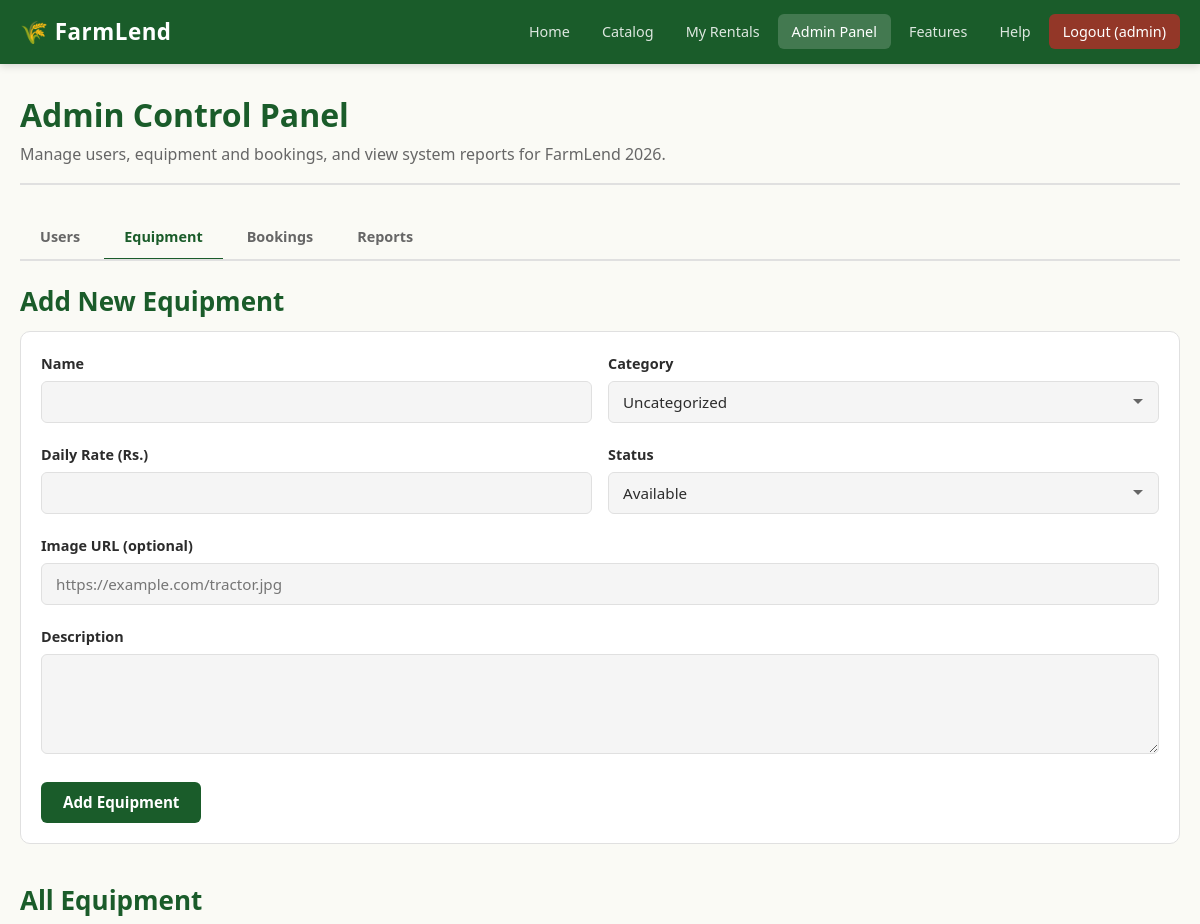
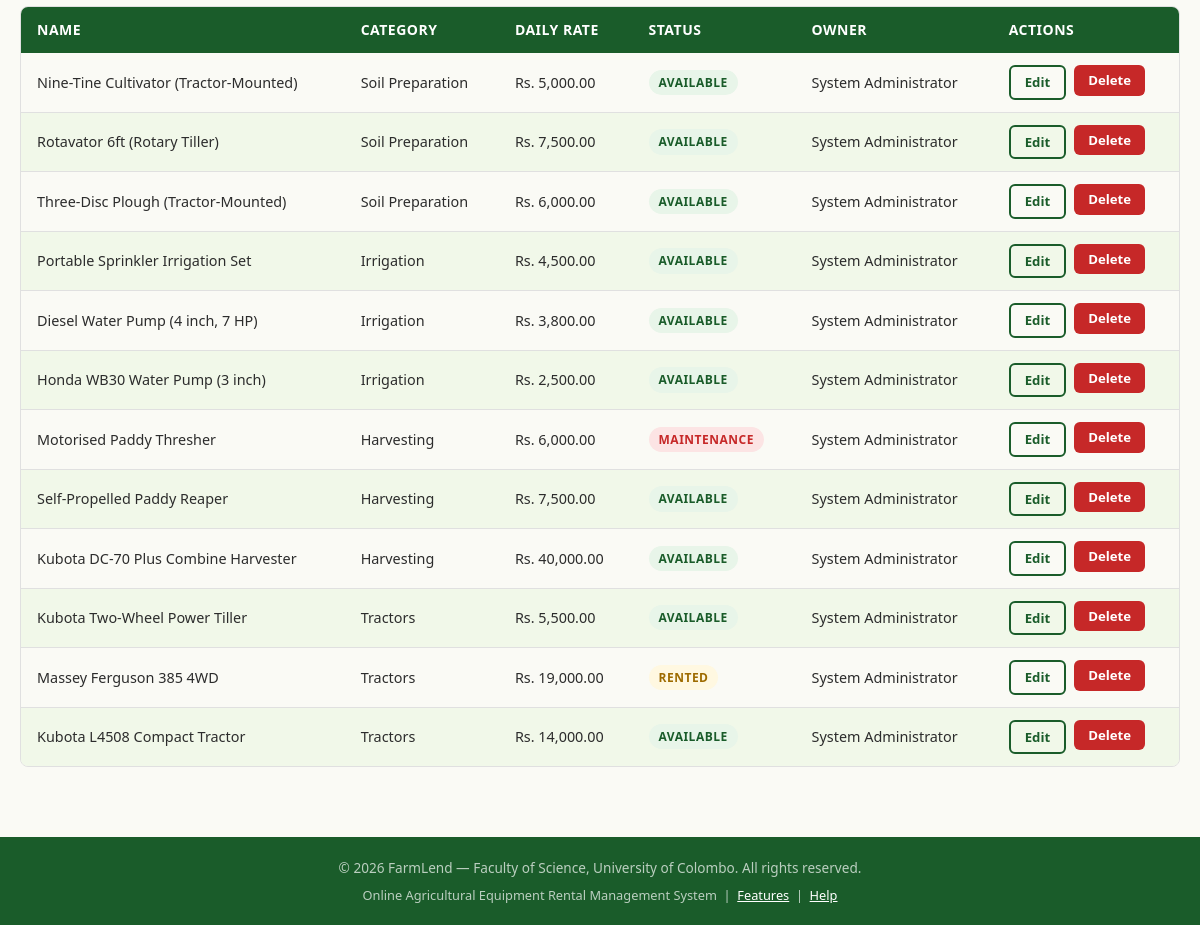
Page /admin.php?tab=equipment (signed in) on the committed database (2 pictures, top to bottom).
### tables this page shows
CREATE TABLE `equipment` (
  `id` int(11) NOT NULL,
  `owner_id` int(11) NOT NULL,
  `category_id` int(11) DEFAULT NULL,
  `name` varchar(150) NOT NULL,
  `description` text NOT NULL,
  `daily_rate` decimal(10,2) NOT NULL,
  `status` enum('available','rented','maintenance') DEFAULT 'available',
  `image_url` varchar(255) DEFAULT '',
  `created_at` timestamp NOT NULL DEFAULT current_timestamp()
);

CREATE TABLE `categories` (
  `id` int(11) NOT NULL,
  `name` varchar(50) NOT NULL,
  `description` text DEFAULT NULL,
  `created_at` timestamp NOT NULL DEFAULT current_timestamp()
);

CREATE TABLE `users` (
  `id` int(11) NOT NULL,
  `username` varchar(50) NOT NULL,
  `full_name` varchar(100) NOT NULL,
  `email` varchar(100) NOT NULL,
  `password_hash` varchar(255) NOT NULL,
  `role` enum('admin','farmer','owner') DEFAULT 'farmer',
  `created_at` timestamp NOT NULL DEFAULT current_timestamp()
);

### admin.php (the view, shortened to what this page needs)
<?php
require_once 'db_connect.php';
$admin_id = (int)$_SESSION['user_id'];
function equipment_status_badge(string $status) {
    $map = [
        'available'   => ['badge-approved',  'Available'],
        'rented'      => ['badge-pending',   'Rented'],
        'maintenance' => ['badge-cancelled', 'Maintenance'],
    ];
    if (isset($map[$status])) {
        return '<span class="badge ' . $map[$status][0] . '">' . $map[$status][1] . '</span>';
    }
    return '<span class="badge">' . htmlspecialchars(ucfirst($status)) . '</span>';
}
$allowed_tabs = ['users', 'equipment', 'bookings', 'reports'];
$tab = (isset($_GET['tab']) && in_array($_GET['tab'], $allowed_tabs, true)) ? $_GET['tab'] : 'users';
$edit_id        = isset($_GET['edit']) ? (int)$_GET['edit'] : 0;
$edit_user      = null;
$edit_equipment = null;
$users_result     = null;
$equipment_result = null;
if ($tab === 'users') {
    if ($edit_id > 0) {
        $stmt = $conn->prepare("SELECT id, username, full_name, email, role FROM users WHERE id = ?");
        $stmt->bind_param("i", $edit_id);
        $stmt->execute();
        $edit_user = $stmt->get_result()->fetch_assoc();
    }
    $users_result = $conn->query(
        "SELECT id, username, full_name, email, role, created_at
         FROM users
         ORDER BY username ASC"
    );
} elseif ($tab === 'equipment') {
    $equipment_result = $conn->query(
        "SELECT e.id, e.name, e.daily_rate, e.status, e.image_url,
                c.name AS category_name,
                u.full_name AS owner_name, u.username AS owner_username
         FROM equipment e
         LEFT JOIN categories c ON e.category_id = c.id
         LEFT JOIN users u ON e.owner_id = u.id
         ORDER BY e.created_at DESC"
    );
}
include 'header.php';
?>
<div class="page-header">
    <h1>Admin Control Panel</h1>
    <p>Manage users, equipment and bookings, and view system reports for FarmLend 2026.</p>
</div>
<nav class="admin-nav">
    <a href="admin.php?tab=users"     class="<?php echo ($tab === 'users')     ? 'active' : ''; ?>">Users</a>
    <a href="admin.php?tab=equipment" class="<?php echo ($tab === 'equipment') ? 'active' : ''; ?>">Equipment</a>
    <a href="admin.php?tab=bookings"  class="<?php echo ($tab === 'bookings')  ? 'active' : ''; ?>">Bookings</a>
    <a href="admin.php?tab=reports"   class="<?php echo ($tab === 'reports')   ? 'active' : ''; ?>">Reports</a>
</nav>
<?php if ($tab === 'users'): ?>
<!-- ============================================================
     USERS TAB
     ============================================================ -->
    <section class="section">
        <h2><?php echo $edit_user ? 'Edit User' : 'Add New User'; ?></h2>
        <div class="card card-static">
            <div class="card-body">
                <form method="POST" action="admin.php">
                    <input type="hidden" name="action" value="<?php echo $edit_user ? 'edit_user' : 'add_user'; ?>">
                    <?php if ($edit_user): ?>
                        <input type="hidden" name="user_id" value="<?php echo (int)$edit_user['id']; ?>">
                    <?php endif; ?>
                    <div class="form-row">
                        <div class="form-group">
                            <label for="u_username">Username</label>
                            <input type="text" class="form-control" id="u_username" name="username" required
                                   value="<?php echo $edit_user ? htmlspecialchars($edit_user['username']) : ''; ?>">
                        </div>
                        <div class="form-group">
                            <label for="u_full_name">Full Name</label>
                            <input type="text" class="form-control" id="u_full_name" name="full_name" required
                                   value="<?php echo $edit_user ? htmlspecialchars($edit_user['full_name']) : ''; ?>">
                        </div>
                    </div>
                    <div class="form-row">
                        <div class="form-group">
                            <label for="u_email">Email</label>
                            <input type="email" class="form-control" id="u_email" name="email" required
                                   value="<?php echo $edit_user ? htmlspecialchars($edit_user['email']) : ''; ?>">
                        </div>
                        <div class="form-group">
                            <label for="u_role">Role</label>
                            <select class="form-control" id="u_role" name="role" required>
                                <?php
                                $roles        = ['farmer' => 'Farmer (ordinary user)', 'owner' => 'Owner', 'admin' => 'Admin'];
                                $current_role = $edit_user ? $edit_user['role'] : 'farmer';
                                foreach ($roles as $value => $label) {
                                    $selected = ($current_role === $value) ? 'selected' : '';
                                    echo '<option value="' . $value . '" ' . $selected . '>' . $label . '</option>';
                                }
                                ?>
                            </select>
                        </div>
                    </div>
                    <div class="form-group">
                        <label for="u_password">
                            <?php echo $edit_user ? 'Reset Password (leave blank to keep the current one)' : 'Password'; ?>
                        </label>
                        <input type="password" class="form-control" id="u_password" name="password"
                               <?php echo $edit_user ? '' : 'required'; ?>
                               placeholder="<?php echo $edit_user ? 'Leave blank to keep the current password' : 'At least 6 characters'; ?>">
                        <p class="form-hint">Passwords are stored as bcrypt hashes, never as plain text.</p>
                    </div>
                    <div class="flex gap-12">
                        <button type="submit" class="btn btn-primary"><?php echo $edit_user ? 'Save Changes' : 'Add User'; ?></button>
                        <?php if ($edit_user): ?>
                            <a href="admin.php?tab=users" class="btn btn-secondary">Cancel</a>
                        <?php endif; ?>
                    </div>
                </form>
            </div>
        </div>
    </section>
    <section class="section">
        <h2>All Users</h2>
        <?php if ($users_result->num_rows === 0): ?>
            <div class="empty-state">
                <div class="empty-state-icon">&#x1F465;</div>
                <h3>No Users Yet</h3>
                <p>Add the first account using the form above.</p>
            </div>
        <?php else: ?>
            <div class="table-wrapper">
                <table class="data-table">
                    <thead>
                        <tr>
                            <th>Username</th>
                            <th>Full Name</th>
                            <th>Email</th>
                            <th>Role</th>
                            <th>Joined</th>
                            <th>Actions</th>
                        </tr>
                    </thead>
                    <tbody>
                    <?php while ($u = $users_result->fetch_assoc()): ?>
                        <tr>
                            <td><?php echo htmlspecialchars($u['username']); ?></td>
                            <td><?php echo htmlspecialchars($u['full_name']); ?></td>
                            <td><?php echo htmlspecialchars($u['email']); ?></td>
                            <td><?php echo role_badge($u['role']); ?></td>
                            <td><?php echo htmlspecialchars(date('Y-m-d', strtotime($u['created_at']))); ?></td>
                            <td>
                                <div class="flex gap-8">
                                    <a href="admin.php?tab=users&edit=<?php echo (int)$u['id']; ?>"
                                       class="btn btn-secondary btn-sm">Edit</a>
                                    <?php if ((int)$u['id'] !== $admin_id): ?>
                                        <form method="POST" action="admin.php"
                                              onsubmit="return confirm('Delete this user? This also removes their equipment and bookings.');">
                                            <input type="hidden" name="action" value="delete_user">
                                            <input type="hidden" name="user_id" value="<?php echo (int)$u['id']; ?>">
                                            <button type="submit" class="btn btn-danger btn-sm">Delete</button>
                                        </form>
                                    <?php else: ?>
                                        <span class="text-muted text-small">You</span>
                                    <?php endif; ?>
                                </div>
                            </td>
                        </tr>
                    <?php endwhile; ?>
                    </tbody>
                </table>
            </div>
        <?php endif; ?>
    </section>
<?php elseif ($tab === 'equipment'): ?>
    <section class="section">
        <h2><?php echo $edit_equipment ? 'Edit Equipment' : 'Add New Equipment'; ?></h2>
        <div class="card card-static">
            <div class="card-body">
                <form method="POST" action="admin.php">
                    <div class="form-row">
                        <div class="form-group">
                            <label for="e_name">Name</label>
                            <input type="text" class="form-control" id="e_name" name="name" required
                                   value="<?php echo $edit_equipment ? htmlspecialchars($edit_equipment['name']) : ''; ?>">
                        </div>
                        <div class="form-group">
                            <label for="e_category">Category</label>
                            <select class="form-control" id="e_category" name="category_id">
                                <option value="">Uncategorized</option>
                            </select>
                        </div>
                    </div>
                    <div class="form-row">
                        <div class="form-group">
                            <label for="e_rate">Daily Rate (Rs.)</label>
                            <input type="number" step="0.01" min="0" class="form-control" id="e_rate" name="daily_rate" required
                                   value="<?php echo $edit_equipment ? htmlspecialchars($edit_equipment['daily_rate']) : ''; ?>">
                        </div>
                        <div class="form-group">
                            <label for="e_status">Status</label>
                            <select class="form-control" id="e_status" name="status" required>
                                <?php
                                $statuses   = ['available' => 'Available', 'rented' => 'Rented', 'maintenance' => 'Maintenance'];
                                $cur_status = $edit_equipment ? $edit_equipment['status'] : 'available';
                                foreach ($statuses as $value => $label) {
                                    $selected = ($cur_status === $value) ? 'selected' : '';
                                    echo '<option value="' . $value . '" ' . $selected . '>' . $label . '</option>';
                                }
                                ?>
                            </select>
                        </div>
                    </div>
                    <div class="form-group">
                        <label for="e_image">Image URL (optional)</label>
                        <input type="text" class="form-control" id="e_image" name="image_url"
                               placeholder="https://example.com/tractor.jpg"
                               value="<?php echo $edit_equipment ? htmlspecialchars($edit_equipment['image_url']) : ''; ?>">
                    </div>
                    <div class="form-group">
                        <label for="e_desc">Description</label>
                        <textarea class="form-control" id="e_desc" name="description" required><?php echo $edit_equipment ? htmlspecialchars($edit_equipment['description']) : ''; ?></textarea>
                    </div>
                    <div class="flex gap-12">
                        <button type="submit" class="btn btn-primary"><?php echo $edit_equipment ? 'Save Changes' : 'Add Equipment'; ?></button>
                    </div>
                </form>
            </div>
        </div>
    </section>
    <section class="section">
        <h2>All Equipment</h2>
        <?php if ($equipment_result->num_rows === 0): ?>
            <div class="empty-state">
                <div class="empty-state-icon">&#x1F69C;</div>
                <h3>No Equipment Yet</h3>
                <p>Add the first machine using the form above.</p>
            </div>
        <?php else: ?>
            <div class="table-wrapper">
                <table class="data-table">
                    <thead>
                        <tr>
                            <th>Name</th>
                            <th>Category</th>
                            <th>Daily Rate</th>
                            <th>Status</th>
                            <th>Owner</th>
                            <th>Actions</th>
                        </tr>
                    </thead>
                    <tbody>
                    <?php while ($e = $equipment_result->fetch_assoc()): ?>
                        <tr>
                            <td><?php echo htmlspecialchars($e['name']); ?></td>
                            <td><?php echo htmlspecialchars($e['category_name'] ?? 'Uncategorized'); ?></td>
                            <td>Rs. <?php echo number_format($e['daily_rate'], 2); ?></td>
                            <td><?php echo equipment_status_badge($e['status']); ?></td>
                            <td><?php echo htmlspecialchars($e['owner_name'] ?? 'Unknown'); ?></td>
                            <td>
                                <div class="flex gap-8">
                                    <a href="admin.php?tab=equipment&edit=<?php echo (int)$e['id']; ?>"
                                       class="btn btn-secondary btn-sm">Edit</a>
                                    <form method="POST" action="admin.php"
                                          onsubmit="return confirm('Delete this equipment? This also removes its bookings.');">
                                        <button type="submit" class="btn btn-danger btn-sm">Delete</button>
                                    </form>
                                </div>
                            </td>
                        </tr>
                    <?php endwhile; ?>
                    </tbody>
                </table>
            </div>
        <?php endif; ?>
    </section>
<?php endif; ?>
<?php
include 'footer.php';
?>

### rows in the picture
equipment: name "Nine-Tine Cultivator (Tractor-Mounted)", category.name "Soil Preparation", daily_rate "5,000.00", status "AVAILABLE", owner.full_name "System Administrator"
equipment: name "Rotavator 6ft (Rotary Tiller)", category.name "Soil Preparation", daily_rate "7,500.00", status "AVAILABLE", owner.full_name "System Administrator"
equipment: name "Three-Disc Plough (Tractor-Mounted)", category.name "Soil Preparation", daily_rate "6,000.00", status "AVAILABLE", owner.full_name "System Administrator"
equipment: name "Portable Sprinkler Irrigation Set", category.name "Irrigation", daily_rate "4,500.00", status "AVAILABLE", owner.full_name "System Administrator"
equipment: name "Diesel Water Pump (4 inch, 7 HP)", category.name "Irrigation", daily_rate "3,800.00", status "AVAILABLE", owner.full_name "System Administrator"
equipment: name "Honda WB30 Water Pump (3 inch)", category.name "Irrigation", daily_rate "2,500.00", status "AVAILABLE", owner.full_name "System Administrator"
equipment: name "Motorised Paddy Thresher", category.name "Harvesting", daily_rate "6,000.00", status "MAINTENANCE", owner.full_name "System Administrator"
equipment: name "Self-Propelled Paddy Reaper", category.name "Harvesting", daily_rate "7,500.00", status "AVAILABLE", owner.full_name "System Administrator"
equipment: name "Kubota DC-70 Plus Combine Harvester", category.name "Harvesting", daily_rate "40,000.00", status "AVAILABLE", owner.full_name "System Administrator"
equipment: name "Kubota Two-Wheel Power Tiller", category.name "Tractors", daily_rate "5,500.00", status "AVAILABLE", owner.full_name "System Administrator"
equipment: name "Massey Ferguson 385 4WD", category.name "Tractors", daily_rate "19,000.00", status "RENTED", owner.full_name "System Administrator"
equipment: name "Kubota L4508 Compact Tractor", category.name "Tractors", daily_rate "14,000.00", status "AVAILABLE", owner.full_name "System Administrator"

### other values in the picture
$username "admin"
form field status "Available"
